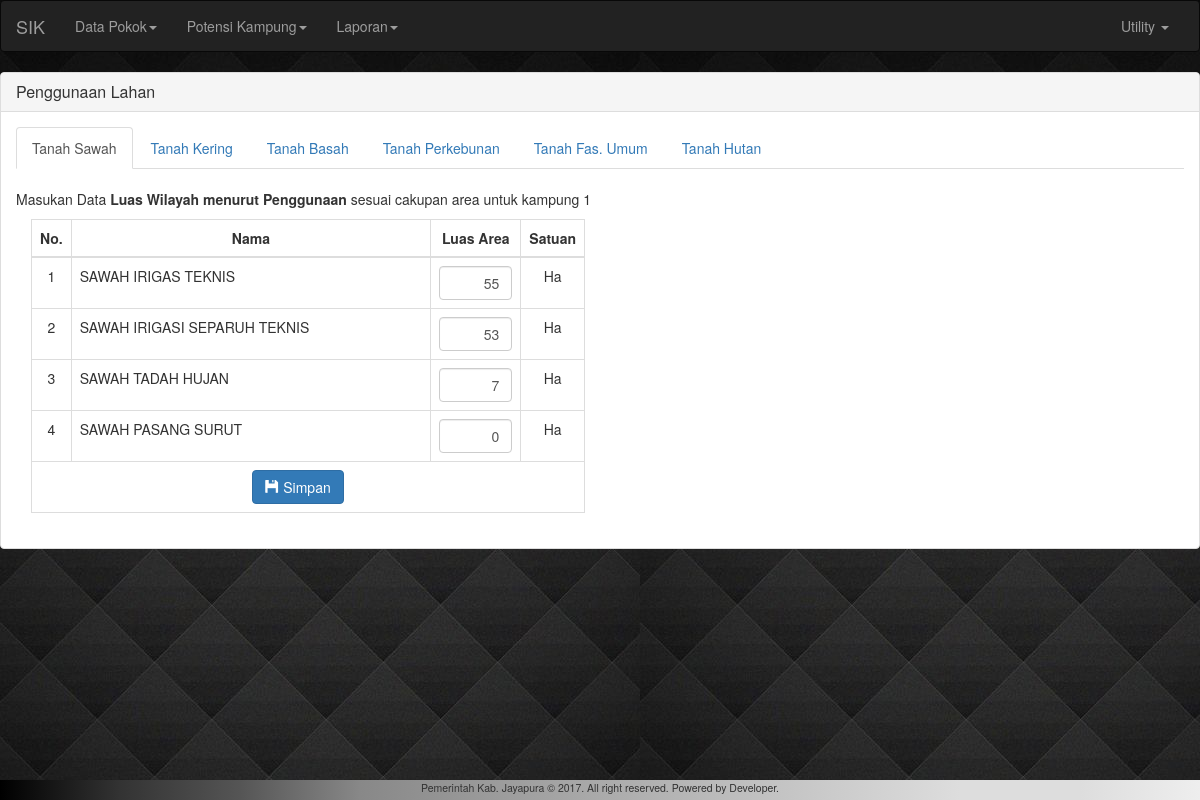
Page /?ref=penggunaan-lahan on the committed database.
### tables this page shows
CREATE TABLE `tanah_guna` (
  `id` int(11) NOT NULL AUTO_INCREMENT,
  `nama` varchar(100) NOT NULL,
  `id_jenis` int(11) NOT NULL,
  `satuan` varchar(100) NOT NULL DEFAULT 'Ha',
  PRIMARY KEY (`id`)
);

CREATE TABLE `tanah_desa` (
  `id_pokok_desa` int(11) NOT NULL,
  `id_tanah_guna` int(11) NOT NULL,
  `luas` int(11) NOT NULL DEFAULT '0',
  PRIMARY KEY (`id_pokok_desa`,`id_tanah_guna`)
);

### pages/view/penggunaan-lahan.php (the view, shortened to what this page needs)
<?php
$id_jenis=1;
?>
<div class="panel panel-default">
  <div class="panel-heading">
    <h3 class="panel-title">Penggunaan Lahan</h3>
  </div>
  <div class="panel-body">
    <ul class="nav nav-tabs">
	  <li role="presentation" <?php if($id_jenis==1) echo "class='active'";?> ><a href="?ref=penggunaan-lahan&id_jenis=1">Tanah Sawah</a></li>
	  <li role="presentation" <?php if($id_jenis==2) echo "class='active'";?>><a href="?ref=penggunaan-lahan&id_jenis=2">Tanah Kering</a></li>
	  <li role="presentation" <?php if($id_jenis==3) echo "class='active'";?>><a href="?ref=penggunaan-lahan&id_jenis=3">Tanah Basah</a></li>
	  <li role="presentation" <?php if($id_jenis==4) echo "class='active'";?>><a href="?ref=penggunaan-lahan&id_jenis=4">Tanah Perkebunan</a></li>
	  <li role="presentation" <?php if($id_jenis==5) echo "class='active'";?>><a href="?ref=penggunaan-lahan&id_jenis=5">Tanah Fas. Umum</a></li>
	  <li role="presentation" <?php if($id_jenis==6) echo "class='active'";?>><a href="?ref=penggunaan-lahan&id_jenis=6">Tanah Hutan</a></li>
	</ul>
	<br/>
	<p>Masukan Data <b>Luas Wilayah menurut Penggunaan</b> sesuai cakupan area untuk kampung <?php echo $id_pokok_desa;?></p>
<form id="form" autocomplete="off" method="post" action="">
<div class="table-responsive col-sm-6">
	<table class="table table-bordered">
		<thead>
			<tr>
				<th>No.</th>
				<th width="65%">Nama</th>
				<th>Luas Area</th>
				<th>Satuan</th>
			</tr>
		</thead>
		<tbody>
<?php
$sql="SELECT t.id,t.nama,j.id,j.nama,t.satuan,td.luas,(SELECT MAX(id) FROM tanah_guna) FROM tanah_guna AS t INNER JOIN jenis_tanah AS j ON j.id=t.id_jenis LEFT OUTER JOIN tanah_desa AS td ON td.id_tanah_guna=t.id AND td.id_pokok_desa=? WHERE j.id=?;";
$stmt=$conn->prepare($sql);
$id_jenis=$conn->real_escape_string($id_jenis);
$id_pokok_desa=1;
$stmt->bind_param('ii',$id_pokok_desa,$id_jenis);
$i=0;
if ($stmt->execute()) {
	$result = $stmt->get_result();
	while ($row = $result->fetch_row()){
		$i++;
		?>
			<tr>
				<td align="center"><?php echo $i;?></td>
				<td><?php echo $row[1];?></td>
				<td><input type="text" class="form-control inputhektar" placeholder="Nilai" name="<?php echo $row[0];?>" value="<?php echo $row[5];?>" /></td>
				<td align="center"><?php echo $row[4];?></td>
			</tr>
		<?php
	}
}
?>
		</tbody>
		<tfoot>
			<tr>
				<td colspan="4" align="center">
					<button type="button" class="btn btn-sx btn-primary" id="submit"><span class="glyphicon glyphicon-floppy-disk"></span> Simpan</button>
					<span class="hasil-submit" style="font-weight: bold;color: #00f;padding: 10px;"></span>
				</td>
			</tr>
		</tfoot>
	</table>
</div>
</form>
</div>
  </div>
</div>

### index.php (style rules this page uses)
.panel { min-height: 450px; }
.inputhektar { text-align: right; }
th { text-align: center; font-weight: bold; }
body { background-image: url('assets/img/wallpaper.jpg'); margin-bottom:20px; }

### rows in the picture
tanah_guna: nama "SAWAH IRIGAS TEKNIS", luas "55", satuan "Ha"
tanah_guna: nama "SAWAH IRIGASI SEPARUH TEKNIS", luas "53", satuan "Ha"
tanah_guna: nama "SAWAH TADAH HUJAN", luas "7", satuan "Ha"
tanah_guna: nama "SAWAH PASANG SURUT", luas "0", satuan "Ha"

### other values in the picture
$id_pokok_desa "1"
